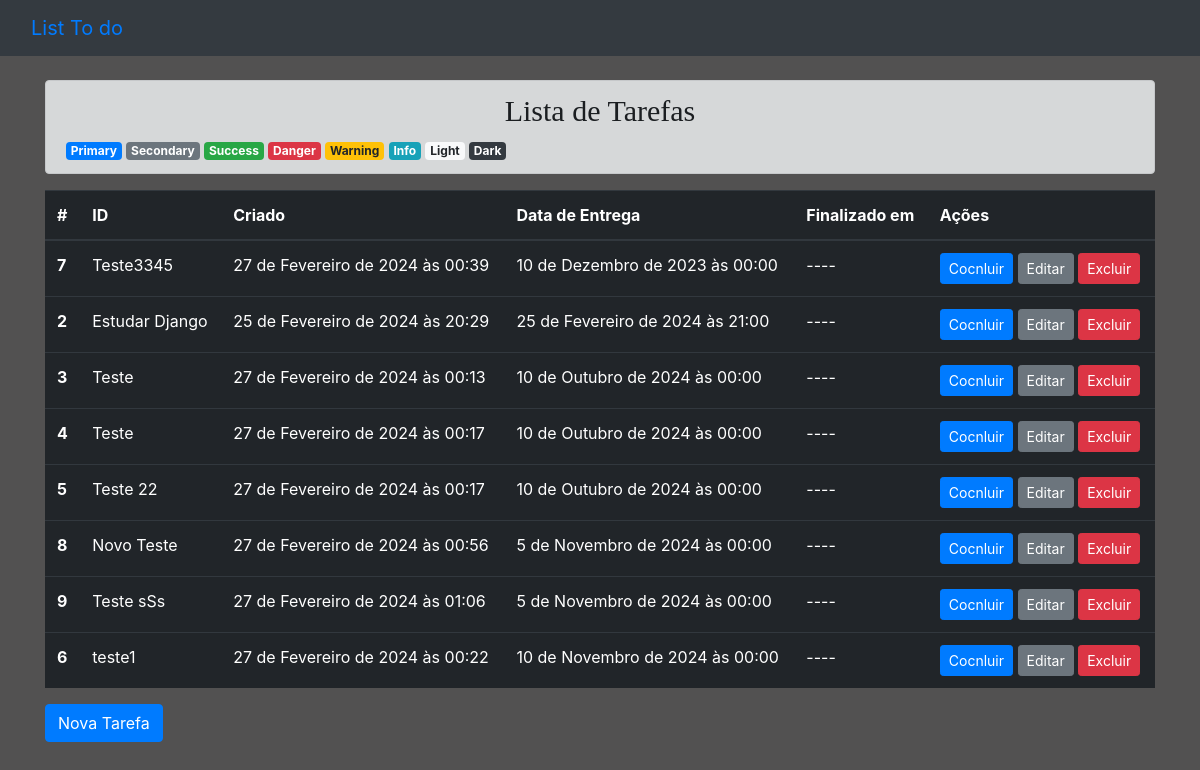
The app's page /, older data.
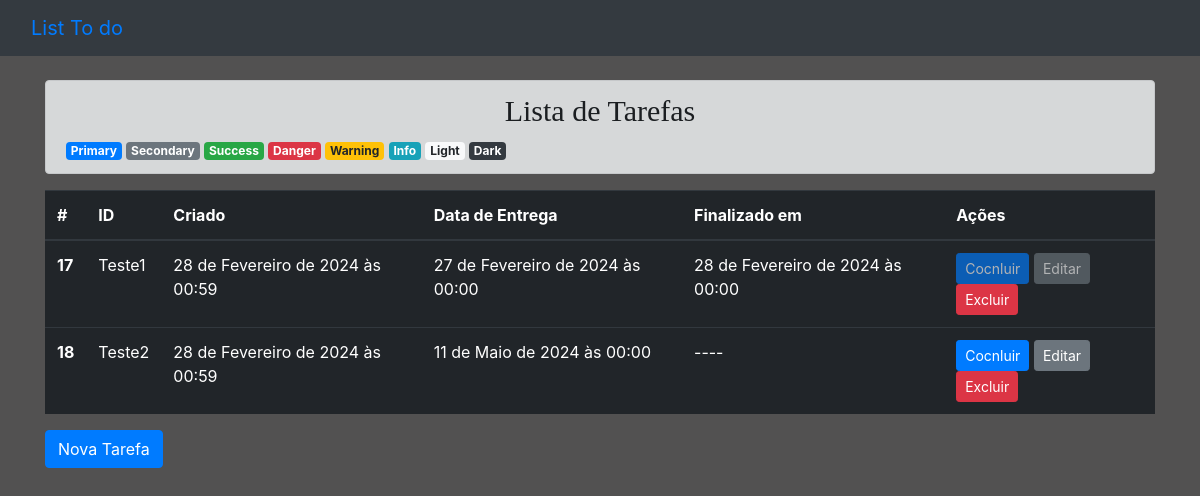
The same page, newer data.
### todos/models.py (models this page shows, shortened)
class Todo(models.Model):
    title = models.CharField(
        verbose_name="Titulo", max_length=30, null=False, blank=False
    )
    created_at = models.DateTimeField(auto_now_add=True, null=False, blank=False)
    deadline = models.DateTimeField(
        verbose_name="Data de Entrega", null=False, blank=False
    )
    finish_at = models.DateTimeField(null=True)
    class Meta:
        ordering = ["deadline"]

### todos/views.py (the view)
# urls.py: path("", TodoListView.as_view(), name="todo_list"),
class TodoListView(ListView):
    model = Todo

### todos/templates/todos/todo_list.html (shortened to what this page needs)
{% extends 'base.html' %}
{% block content %}
    <div class="alert alert-dark" role="alert">
        <h3 style="text-align:Center; font-family: Verdana; font-size:30px;">Lista de Tarefas</h3>
        <span class="badge badge-primary">Primary</span>
        <span class="badge badge-secondary">Secondary</span>
        <span class="badge badge-success">Success</span>
        <span class="badge badge-danger">Danger</span>
        <span class="badge badge-warning">Warning</span>
        <span class="badge badge-info">Info</span>
        <span class="badge badge-light">Light</span>
        <span class="badge badge-dark">Dark</span>
    </div>
    {% if todo_list %}
        <table class="table table-dark">
            <thead>
            <tr>
                <th scope="col">#</th>
                <th scope="col">ID</th>
                <th scope="col">Criado <em></em></th>
                <th scope="col">Data de Entrega</th>
                <th scope="col">Finalizado em</th>
                <th scope="col">Ações</th>
            </tr>
            </thead>
            <tbody>
                {% for todo in todo_list %}
            <tr>
                <th scope="row">{{ todo.pk }}</th>
                <td>{{ todo.title }}</td>
                <td>{{ todo.created_at }}</td>
                <td>{{ todo.deadline }}</td>
                <td>{{ todo.finish_at|default:"----" }}</td>
                <td>
                    <a href="{% url 'todo_complete' pk=todo.pk %}" class="btn btn-primary btn-sm {% if todo.finish_at %}disabled{% endif %}">Cocnluir</a>
                    <a href="{% url 'todo_update' pk=todo.pk %}" class="btn btn-secondary btn-sm {% if todo.finish_at %}disabled{% endif %}">Editar</a>
                    <a href="{% url 'todo_delete' pk=todo.pk %}" class="btn btn-danger btn-sm">Excluir</a>
                </td>
            </tr>
                {% endfor %}
            </tbody>
        </table>
    {% else %}
    </br>
        <p>Não Há Tarefas Cadastradas...</p>
    {% endif %}
    <a href="{% url 'todo_create' %}" class="btn btn-primary">Nova Tarefa</a>
{% endblock content%}

Row changes from the older to the newer data that the page shows:
removed Todo: pk "7", title "Teste3345", created_at "27 de Fevereiro de 2024 às 00:39", deadline "10 de Dezembro de 2023 às 00:00", finish_at "----"
removed Todo: pk "2", title "Estudar Django", created_at "25 de Fevereiro de 2024 às 20:29", deadline "25 de Fevereiro de 2024 às 21:00", finish_at "----"
removed Todo: pk "3", title "Teste", created_at "27 de Fevereiro de 2024 às 00:13", deadline "10 de Outubro de 2024 às 00:00", finish_at "----"
removed Todo: pk "4", title "Teste", created_at "27 de Fevereiro de 2024 às 00:17", deadline "10 de Outubro de 2024 às 00:00", finish_at "----"
removed Todo: pk "5", title "Teste 22", created_at "27 de Fevereiro de 2024 às 00:17", deadline "10 de Outubro de 2024 às 00:00", finish_at "----"
removed Todo: pk "8", title "Novo Teste", created_at "27 de Fevereiro de 2024 às 00:56", deadline "5 de Novembro de 2024 às 00:00", finish_at "----"
removed Todo: pk "9", title "Teste sSs", created_at "27 de Fevereiro de 2024 às 01:06", deadline "5 de Novembro de 2024 às 00:00", finish_at "----"
removed Todo: pk "6", title "teste1", created_at "27 de Fevereiro de 2024 às 00:22", deadline "10 de Novembro de 2024 às 00:00", finish_at "----"
added Todo: pk "17", title "Teste1", created_at "28 de Fevereiro de 2024 às 00:59", deadline "27 de Fevereiro de 2024 às 00:00", finish_at "28 de Fevereiro de 2024 às 00:00"
added Todo: pk "18", title "Teste2", created_at "28 de Fevereiro de 2024 às 00:59", deadline "11 de Maio de 2024 às 00:00", finish_at "----"
